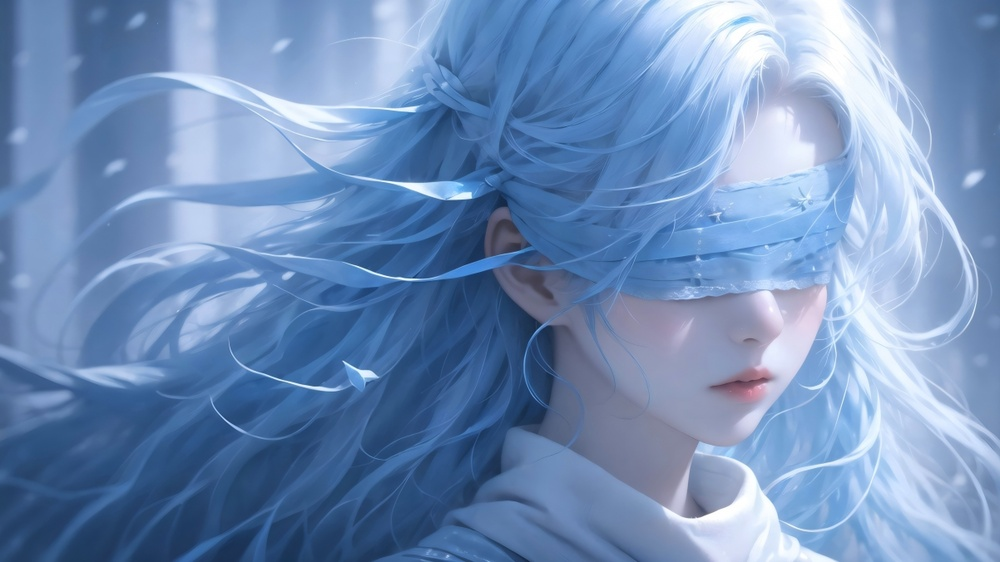
#> input picture 34-张鹏/第三周/scaled_binary_image.jpg, 1000 x 562 px, shrunk from 2404 x 1352 before the run
$ python EqualizeHist.py
#> lines starting #> are read from the running program, lines starting #| are printed output that depends on the picture
import cv2
import numpy as np
from matplotlib import pyplot as plt

# 获取灰度图像
img = cv2.imread("scaled_binary_image.jpg", cv2.IMREAD_COLOR)  # 确保读取为彩色图像
#> img is the input picture: shape (562, 1000, 3); mean B, G, R 184.7, 142.5, 112.5
gray = cv2.cvtColor(img, cv2.COLOR_BGR2GRAY)  # 转换为灰度图像
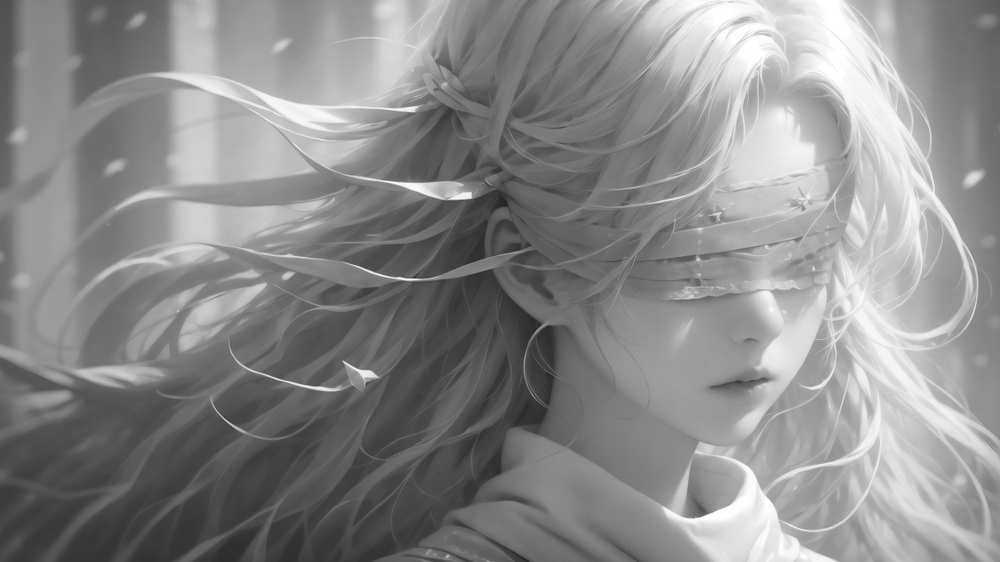
#> gray: shape (562, 1000); min 35, max 255, mean 138.3

# 灰度图像直方图均衡化
dst = cv2.equalizeHist(gray)
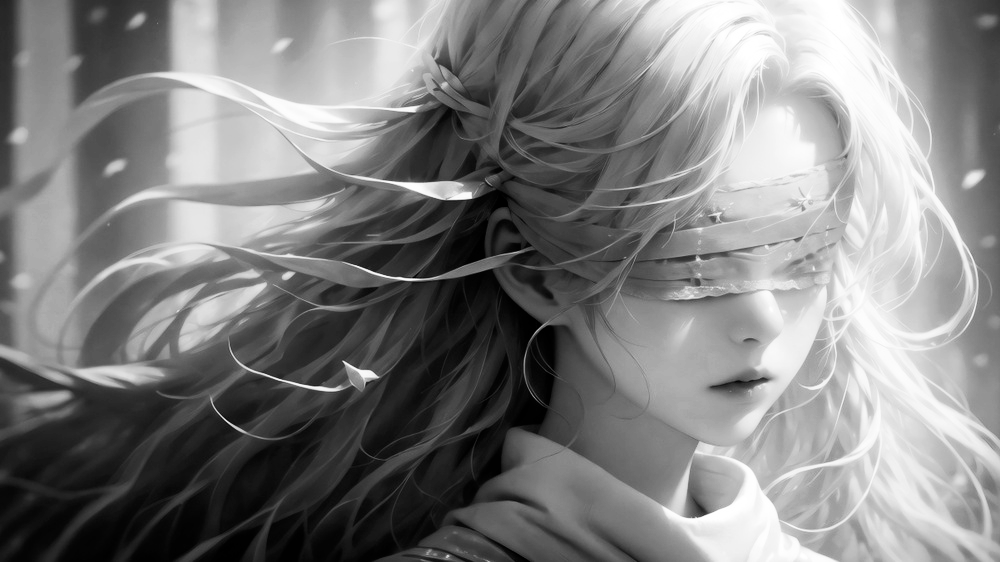
#> dst: shape (562, 1000); min 0, max 255, mean 128.2

# 计算并显示原始灰度图像的直方图
plt.figure(figsize=(12, 6))  # 设置图形大小

# 创建第一个子图显示原始灰度图像的直方图
plt.subplot(1, 2, 1)  # 1行2列的子图，当前是第1个
plt.hist(gray.ravel(), 256, [0, 256])
plt.title('Original Histogram')
plt.xlabel('Pixel Intensity')
plt.ylabel('Frequency')

# 创建第二个子图显示均衡化后图像的直方图
plt.subplot(1, 2, 2)  # 1行2列的子图，当前是第2个
plt.hist(dst.ravel(), 256, [0, 256])
plt.title('Equalized Histogram')
plt.xlabel('Pixel Intensity')
plt.ylabel('Frequency')

# 显示图形
plt.tight_layout()  # 调整子图之间的间距
plt.show()
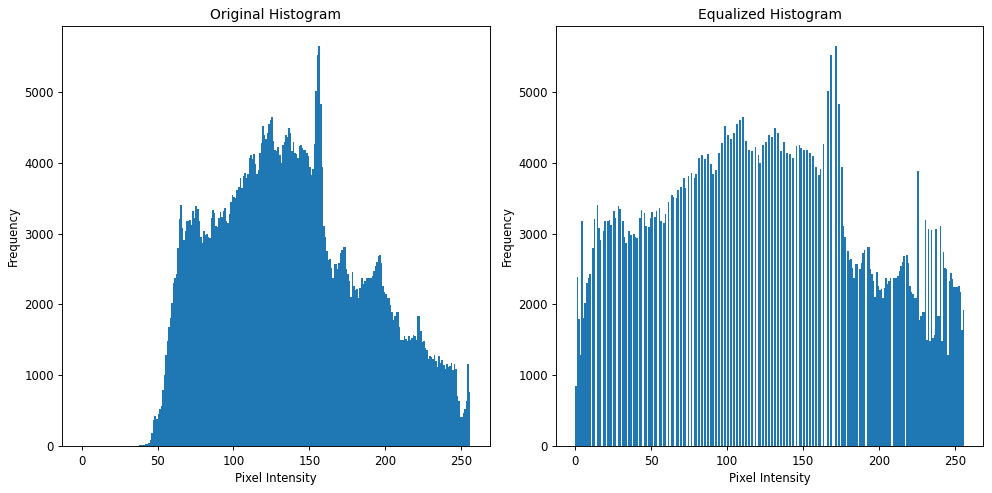
#> figure drawn by matplotlib, 2 panels; panel 1: tallest bar 5640 high, from x = 156 to 157; panel 2: tallest bar 5640 high, from x = 171 to 172

# 显示原始灰度图像和均衡化后的图像
cv2.imshow("Original vs Equalized", np.hstack([gray, dst]))
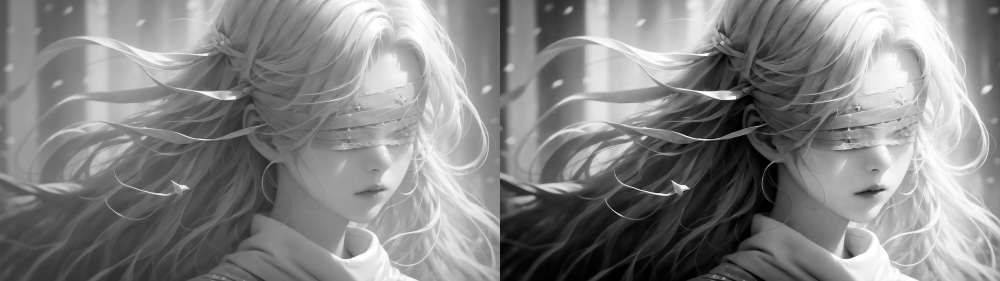
#> window 'Original vs Equalized': shape (562, 2000) (shown at 1/2 size); min 0, max 255, mean 133.3
cv2.waitKey(0)
cv2.destroyAllWindows()  # 关闭所有OpenCV窗口


'''
# 彩色图像直方图均衡化
img = cv2.imread("scaled_binary_image.jpg", 1)
cv2.imshow("src", img)

# 彩色图像均衡化,需要分解通道 对每一个通道均衡化
(b, g, r) = cv2.split(img)
bH = cv2.equalizeHist(b)
gH = cv2.equalizeHist(g)
rH = cv2.equalizeHist(r)
# 合并每一个通道
result = cv2.merge((bH, gH, rH))
cv2.imshow("dst_rgb", result)

cv2.waitKey(0)
'''
